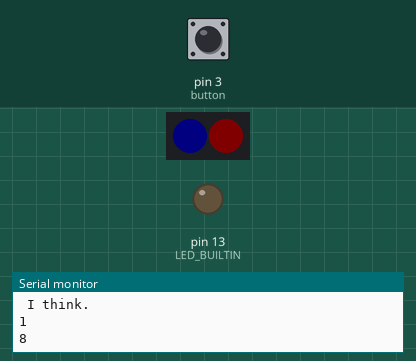
A sketch run on a simulated Arduino Uno, built with avr-gcc and run on an emulated ATmega328P. Shown: 2 RGB LEDs in strip order, left to right, output pins drawn as LEDs (lit = HIGH), the last lines printed to the serial monitor. The inputs (shaded band) are chosen by the test bench; at power-on: pin 3 (button) HIGH. Dim RGB values are drawn brighter than linear; the local clock reads 2024-03-15 10:24:30 at power-on unless the sketch sets it.

Above: at 1.2 s.
1.3 s: pin 3 (button) pulled LOW for 0.15 s
At 1.8 s:
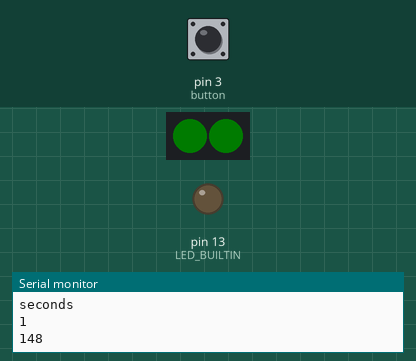
2.9 s: pin 3 (button) pulled LOW for 1 s
At 4.2 s:
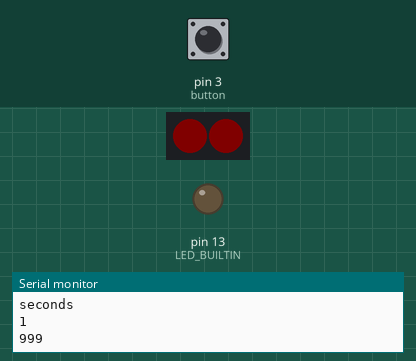
5.4 s: pin 3 (button) pulled LOW for 0.15 s
At 6.1 s:
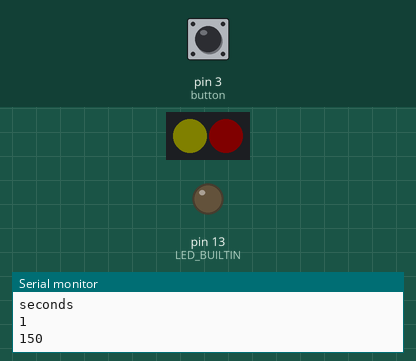
7.0 s: pin 3 (button) pulled LOW for 3.2 s
At 7.3 s:
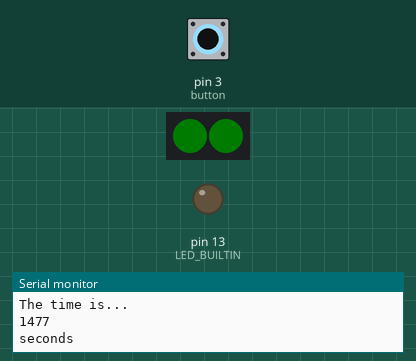
Timing chart, 0 to 18.5 s (numbered marks = the images above; inputs shaded):
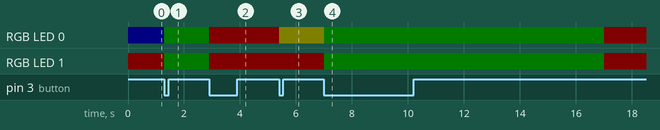

Measured:
- after the input at 1.3 s, RGB LED 0: RGB(0, 0, 5) → RGB(0, 3, 0) at once; RGB LED 1: RGB(5, 0, 0) → RGB(0, 3, 0) at once
- after the input at 2.9 s, RGB LED 0, RGB LED 1: RGB(0, 3, 0) → RGB(5, 0, 0) at once
- after the input at 5.4 s, RGB LED 0: RGB(5, 0, 0) → RGB(5, 5, 0) at once

The sketch:

BookQuarantine.ino
```cpp
#include <FastLED.h>
#include <EEPROM.h>
#include <Wire.h>
#include <ds3231.h>
#define NUM_LEDS 2
#define DATA_PIN 10
#define brightness 5

class ShelfLight
{


};
struct buttonData{
  int clean = 0; //clean variable add to struct. This is the how clean is it variable.
  bool buttonPressed = false; //if the button has been pressed. This triggers the timer. Add to Struct.
  int timerCurrent= 0; //The time when the button is Pressed add to struct
  //the timer needs to ultimately be split in two.
  //day + hour + min + sec (or just Hour + min)
  int LED1counter = 0;

};
typedef struct buttonData ButtonData;
ButtonData button1Data;
//bool buttonPressed = false; //if the button has been pressed. This triggers the timer. Add to Struct.
 // int timerCurrent= 0; //The time when the button is Pressed add to struct
 // bool button1Counter = 0;

int button = 3; //button pin

int button1MemoryAddress = 0; //Where we store the struct
//Some debounce logic from RandomNerdTutorials
int buttonState = false;
int lastButtonState = LOW;
//test
// the following variables are long's because the time, measured in miliseconds,
// will quickly become a bigger number than can be stored in an int.
long lastDebounceTime = 0;  // the last time the output pin was toggled
long debounceDelay = 800;    // the debounce time; increase if the output flickers
//For the RTC
struct ts t;
//Initialize all LEDs
CRGB leds[NUM_LEDS];
int timeTriggered = 7;

/*
* Function prototypes
*/
void checkLEDState();
boolean buttonDebouncer();


void setup() {
  // put your setup code here, to run once:

  pinMode(LED_BUILTIN, OUTPUT);
  pinMode(button, INPUT_PULLUP);
  Serial.begin(9600);
  lastButtonState = LOW;
  FastLED.addLeds<NEOPIXEL, DATA_PIN>(leds, NUM_LEDS);
   // brightness = 50;
   FastLED.setBrightness(brightness);
  checkLEDState();
  //Initialize the RTC
   Wire.begin();
  DS3231_init(DS3231_INTCN);
  DS3231_get(&t);
  //t.hour = t.hour - 12;

}

void loop() {
  DS3231_get(&t);
  int currentSeconds = ((t.min*60)+(t.sec));

  // put your main code here, to run repeatedly:
  int button1Value = digitalRead(button);
  //Serial.println(lastButtonState);
  //build in the debouncer...
  if( button1Value != lastButtonState) {
    // reset the debouncing timer
    lastButtonState = button1Value;
    Serial.println(lastButtonState);

    Serial.println(millis()-lastDebounceTime);

    if((millis() - lastDebounceTime) > debounceDelay) {
      // whatever the reading is currently, it's been there for longer
      // than the debounce delay, so take it as the actual current state:
      //lastDebounceTime = 0;
      lastDebounceTime = millis();

      // if the button state has changed:
      lastButtonState = button1Value;

        if (button1Value == LOW){
          button1Data.clean++;
          //delay(500);

          if ( button1Data.clean > 2){
             button1Data.clean = 0;
            }
            Serial.println( button1Data.clean);
            //TODO: Re-Enable EEPROM.
            //EEPROM.update(button1Address, clean);
            button1Data.timerCurrent = ((t.min*60)+(t.sec));
            Serial.println("The time is...");
            Serial.println (button1Data.timerCurrent);
            Serial.println("seconds");

            button1Data.buttonPressed = true;
            //timeTriggered = 1;
          }
      }
  }


  if ((currentSeconds >=(button1Data.timerCurrent+10)) && (button1Data.buttonPressed == true) && (button1Data.LED1counter<1)){

    //timerCurrent = currentSeconds;

         button1Data.clean++;
        Serial.println("Auto-changing");
        Serial.println( button1Data.clean);
        button1Data.LED1counter++;
      }
     if ((currentSeconds >=(button1Data.timerCurrent+20)) && (button1Data.buttonPressed == true) && (button1Data.LED1counter<2)){

         button1Data.clean =0;
        Serial.println("Auto-changing");
        Serial.println( button1Data.clean);
        button1Data.LED1counter++;
        button1Data.LED1counter = 0;
        button1Data.buttonPressed = false;
      }

  switch ( button1Data.clean){
    case 0:
        FastLED.clear();
        leds[0] = CRGB::Green;
        leds[1] = CRGB::Green;
        FastLED.show();
          break;
    case 1 :

      FastLED.clear();
      leds[0] = CRGB::Red;
      leds[1] = CRGB::Red;
      FastLED.show();
         break;
   case 2 :
     FastLED.clear();
     leds[0] = CRGB::Yellow;
     leds[1] = CRGB::Red;
     FastLED.show();
        break;

   default:
     leds[0] = CRGB::Blue;
     leds[1] = CRGB::Red;
     FastLED.show();
        break;
  }

}

void checkLEDState(){
  Serial.println("LED status after restart: ");
   button1Data.clean = EEPROM.read(button1MemoryAddress);

  //We should consistently use address 0 as our test address for one-bit opperations).
  Serial.println("The first LED status is " );
  Serial.println ( button1Data.clean);
  Serial.println(" I think.");
}

boolean buttonDebouncer(){
  int button1Value = digitalRead(button);
  //Serial.println(lastButtonState);
  //build in the debouncer...
  if( button1Value != lastButtonState) {
    // reset the debouncing timer
    //lastButtonState = button1Value;
    Serial.println(lastButtonState);

    Serial.println(millis()-lastDebounceTime);

    if((millis() - lastDebounceTime) > debounceDelay) {
      // whatever the reading is currently, it's been there for longer
      // than the debounce delay, so take it as the actual current state:
      //lastDebounceTime = 0;

      lastDebounceTime = millis();

      // if the button state has changed:
      lastButtonState = button1Value;
      return button1Value;
      }

  }
}
```
